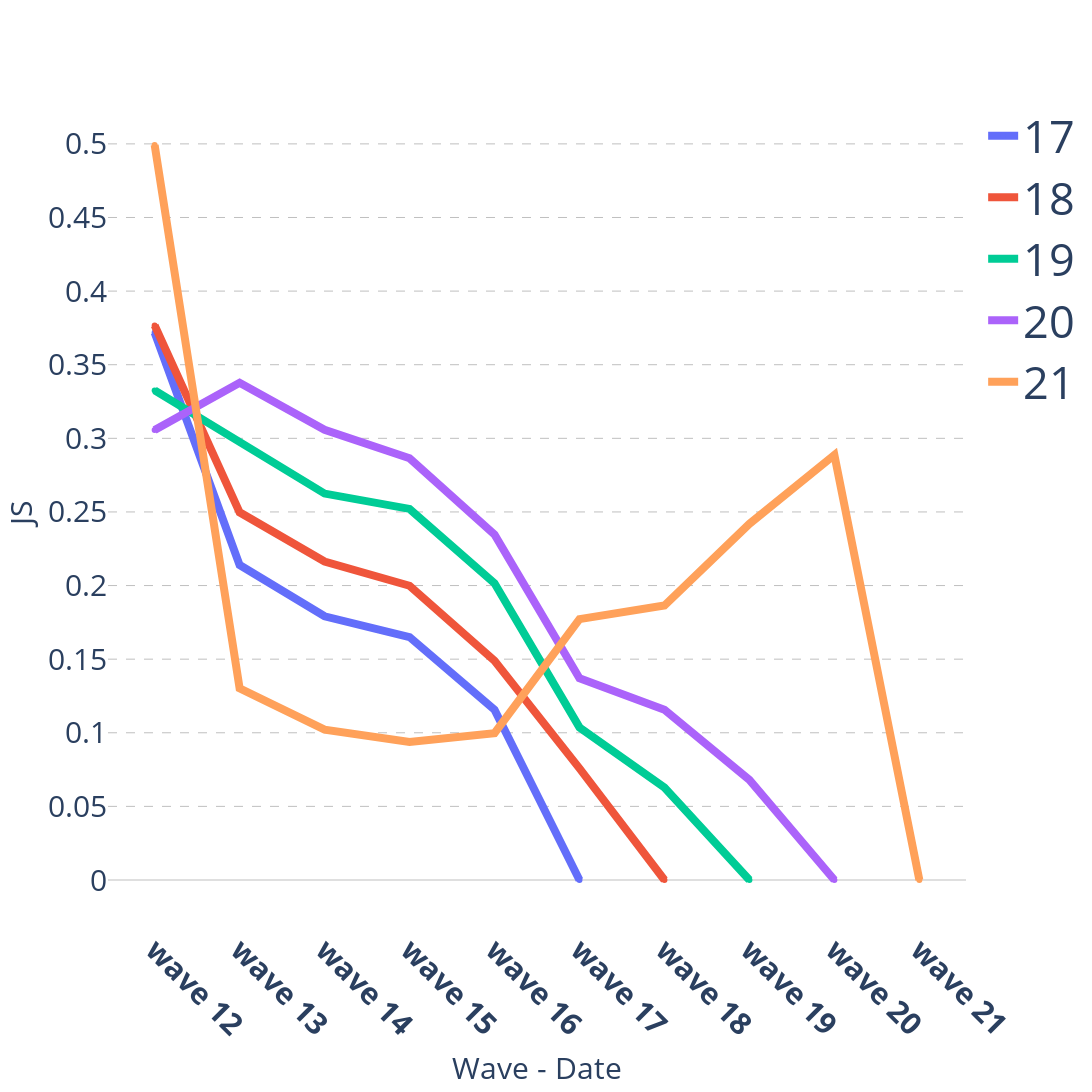

Notebook cell for this chart:
### Code cell
from scipy.spatial import distance
import pandas as pd
survey_population_df_multilabel=pd.read_csv('survey_population_df_multilabel.csv')
survey_population_df_multilabel.set_index('Unnamed: 0',inplace=True)
survey_population_df_multilabel.columns= [int(col) for col in survey_population_df_multilabel.columns]
waves_to_plot= [17, 18, 19, 20, 21]
wave_dates={12: '05-11-2019',
 13: '21-04-2020',
 14: '03-11-2020',
 15: '25-02-2021',
 16: '06-05-2021',
 17: '07-07-2021',
 18: '11-08-2021',
 19: '15-09-2021',
 20: '29-09-2021',
 21: '09-12-2021'}

def get_survey_to_survey_JS_distances(survey_population_df, fname='s2s_JS_dist.html', font_size=25):
    rs = []
    for wave_id in waves_to_plot:
        for col in survey_population_df:
            if col <= wave_id:
                js = distance.jensenshannon(survey_population_df[col], survey_population_df[wave_id])
                r = {
                    'd1': col,
                    'd2': wave_id,
                    'js': js
                }
                rs.append(r)
    df = pd.DataFrame(rs)

    df['text'] = "wave " + df['d1'].astype(str) #+ "<br>" + df['d1'].map(wave_dates)
    df['d2'] = df['d2'].astype(str)

    import plotly.graph_objects as go
    fig = go.Figure()

    # Add a trace for each category in d2
    for category in df['d2'].unique():
        category_df = df[df['d2'] == category]
        fig.add_trace(go.Scatter(
            x=category_df['d1'],
            y=category_df['js'],
            mode='lines+markers',
            name=str(category),
            text=category_df['text'],
            line=dict(width=8)
            
        ))

    # Update layout with adjustable font size
    fig.update_layout(
        width=1800,   # Increase width for landscape
        height=1200,   # Adjust height for better fit
        title=dict(text='', font=dict(size=font_size)),  # Empty title but font size is adjustable
        xaxis_title=dict(text='Wave', font=dict(size=font_size)),
        yaxis_title=dict(text='JS', font=dict(size=font_size)),
        xaxis_tickangle=45,
        xaxis_tickvals=df['d1'],
        xaxis_ticktext=df['text'].apply(lambda x: f"<b>{x}</b>"),
                yaxis=dict(
            tickmode='linear',
            ticktext=df['js'].apply(lambda x: f"<b>{x}</b>"),
            tick0=0,
            dtick=0.05,
            showgrid=True,
            gridcolor='rgba(128, 128, 128, 0.5)',
            gridwidth=1,
            griddash='dash',  # Make the grid lines dashed
            zeroline=True,
            zerolinecolor='rgba(128, 128, 128, 0.5)',
            zerolinewidth=1,
        ),
                plot_bgcolor='white',
        font=dict(size=font_size),
        legend_font=dict(size=45),

    )

    # Save to HTML
    fig.write_html(fname)
    return fig

get_survey_to_survey_JS_distances(survey_population_df_multilabel,fname='ex2_s2s_JS_dist_multilabel.html',font_size=30)

### Figure 1 — Plotly figure (JSON) as saved in the notebook; plotly's stock layout.template omitted (floating-point values rounded to 4 significant figures)
{"data": [{"line": {"width": 8}, "mode": "lines+markers", "name": "17", "text": ["wave 12", "wave 13", "wave 14", "wave 15", "wave 16", "wave 17"], "type": "scatter", "x": [12, 13, 14, 15, 16, 17], "y": [0.3718, 0.214, 0.1791, 0.165, 0.1156, 0]}, {"line": {"width": 8}, "mode": "lines+markers", "name": "18", "text": ["wave 12", "wave 13", "wave 14", "wave 15", "wave 16", "wave 17", "wave 18"], "type": "scatter", "x": [12, 13, 14, 15, 16, 17, 18], "y": [0.3767, 0.2497, 0.2163, 0.1999, 0.1489, 0.07582, 0]}, {"line": {"width": 8}, "mode": "lines+markers", "name": "19", "text": ["wave 12", "wave 13", "wave 14", "wave 15", "wave 16", "wave 17", "wave 18", "wave 19"], "type": "scatter", "x": [12, 13, 14, 15, 16, 17, 18, 19], "y": [0.3325, 0.2973, 0.2625, 0.252, 0.2015, 0.1037, 0.06275, 0]}, {"line": {"width": 8}, "mode": "lines+markers", "name": "20", "text": ["wave 12", "wave 13", "wave 14", "wave 15", "wave 16", "wave 17", "wave 18", "wave 19", "wave 20"], "type": "scatter", "x": [12, 13, 14, 15, 16, 17, 18, 19, 20], "y": [0.3056, 0.3377, 0.3058, 0.2865, 0.2347, 0.1371, 0.1156, 0.06802, 0]}, {"line": {"width": 8}, "mode": "lines+markers", "name": "21", "text": ["wave 12", "wave 13", "wave 14", "wave 15", "wave 16", "wave 17", "wave 18", "wave 19", "wave 20", "wave 21"], "type": "scatter", "x": [12, 13, 14, 15, 16, 17, 18, 19, 20, 21], "y": [0.4992, 0.1302, 0.1021, 0.09375, 0.09975, 0.1772, 0.1864, 0.2419, 0.2887, 0]}], "layout": {"font": {"size": 30}, "height": 1200, "legend": {"font": {"size": 45}}, "plot_bgcolor": "white", "title": {"font": {"size": 30}, "text": ""}, "width": 1800, "xaxis": {"tickangle": 45, "ticktext": ["<b>wave 12</b>", "<b>wave 13</b>", "<b>wave 14</b>", "<b>wave 15</b>", "<b>wave 16</b>", "<b>wave 17</b>", "<b>wave 12</b>", "<b>wave 13</b>", "<b>wave 14</b>", "<b>wave 15</b>", "<b>wave 16</b>", "<b>wave 17</b>", "<b>wave 18</b>", "<b>wave 12</b>", "<b>wave 13</b>", "<b>wave 14</b>", "<b>wave 15</b>", "<b>wave 16</b>", "<b>wave 17</b>", "<b>wave 18</b>", "<b>wave 19</b>", "<b>wave 12</b>", "<b>wave 13</b>", "<b>wave 14</b>", "<b>wave 15</b>", "<b>wave 16</b>", "<b>wave 17</b>", "<b>wave 18</b>", "<b>wave 19</b>", "<b>wave 20</b>", "<b>wave 12</b>", "<b>wave 13</b>", "<b>wave 14</b>", "<b>wave 15</b>", "<b>wave 16</b>", "<b>wave 17</b>", "<b>wave 18</b>", "<b>wave 19</b>", "<b>wave 20</b>", "<b>wave 21</b>"], "tickvals": [12, 13, 14, 15, 16, 17, 12, 13, 14, 15, 16, 17, 18, 12, 13, 14, 15, 16, 17, 18, 19, 12, 13, 14, 15, 16, 17, 18, 19, 20, 12, 13, 14, 15, 16, 17, 18, 19, 20, 21], "title": {"font": {"size": 30}, "text": "Wave - Date"}}, "yaxis": {"dtick": 0.05, "gridcolor": "rgba(128, 128, 128, 0.5)", "griddash": "dash", "gridwidth": 1, "showgrid": true, "tick0": 0, "tickmode": "linear", "ticktext": ["<b>0.37182040511561915</b>", "<b>0.21395602394988464</b>", "<b>0.1791341823387124</b>", "<b>0.16501500995376828</b>", "<b>0.1156153983919873</b>", "<b>0.0</b>", "<b>0.3767061771094167</b>", "<b>0.24973359283162397</b>", "<b>0.21630611884812037</b>", "<b>0.19986325308689437</b>", "<b>0.14888979820325582</b>", "<b>0.07581986243366136</b>", "<b>0.0</b>", "<b>0.33252010955964284</b>", "<b>0.2972890892786738</b>", "<b>0.26248006089861076</b>", "<b>0.25204259672323776</b>", "<b>0.20150222859997116</b>", "<b>0.10365504714020113</b>", "<b>0.0627520824850314</b>", "<b>0.0</b>", "<b>0.30563205311154545</b>", "<b>0.33771880853446273</b>", "<b>0.3058281097469171</b>", "<b>0.2865253811763734</b>", "<b>0.23468950045473738</b>", "<b>0.13705575777773668</b>", "<b>0.11561987559003005</b>", "<b>0.0680222058263361</b>", "<b>0.0</b>", "<b>0.4992378749424666</b>", "<b>0.1301925092381962</b>", "<b>0.10213349945468514</b>", "<b>0.09374715684008089</b>", "<b>0.0997489132833172</b>", "<b>0.1771969115235982</b>", "<b>0.18644101809588773</b>", "<b>0.2419089161156225</b>", "<b>0.2887293768360812</b>", "<b>0.0</b>"], "title": {"font": {"size": 30}, "text": "JS"}, "zeroline": true, "zerolinecolor": "rgba(128, 128, 128, 0.5)", "zerolinewidth": 1}}}
